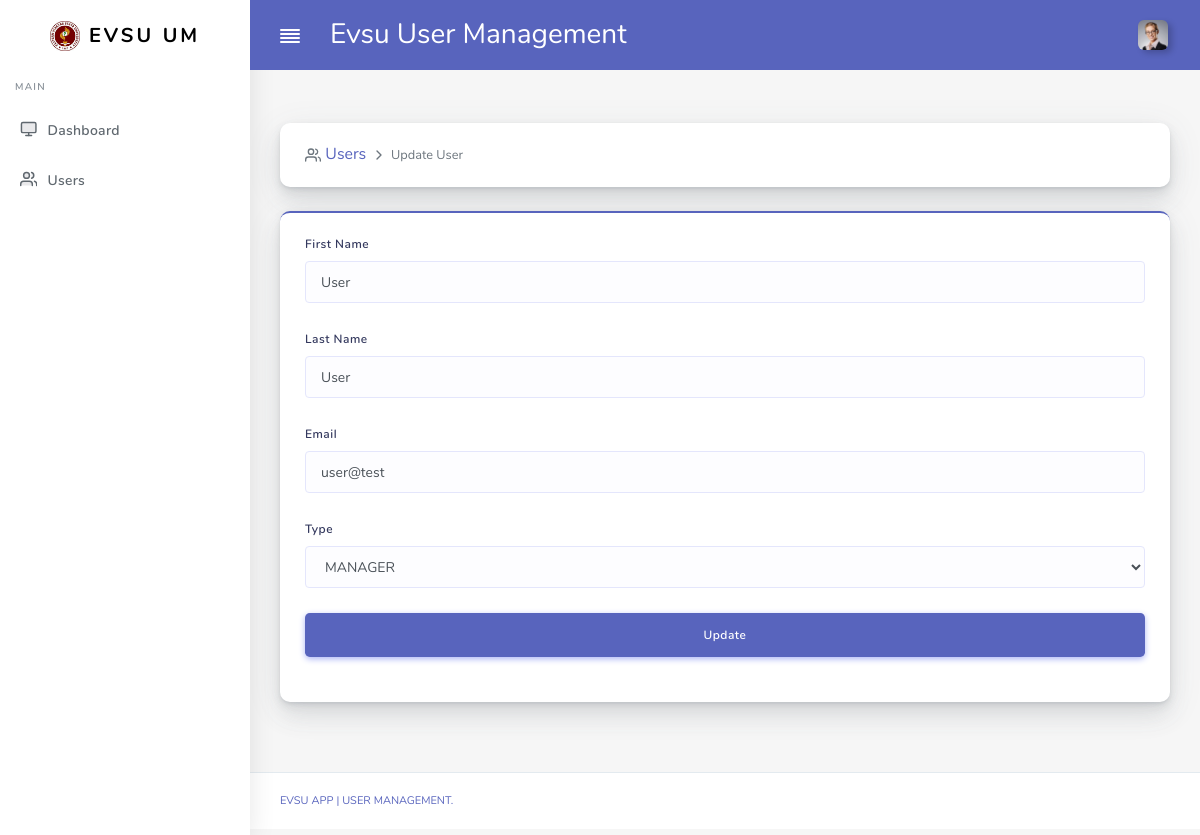
Screenshot of /update_user.php?id=11 (signed in) with the database file from the repository.
### tables this page shows
CREATE TABLE `users` (
  `id` int(11) NOT NULL,
  `firstname` varchar(50) NOT NULL,
  `lastname` varchar(50) NOT NULL,
  `email` varchar(50) NOT NULL,
  `password` varchar(50) NOT NULL,
  `type` varchar(20) NOT NULL
);

### models/User.php (called while the page is built, shortened)
<?php
class User
{
    public static function findByid(PDO $conn, int $id)
    {
        $sql = 'SELECT * FROM users WHERE id = :id';
        $statement = $conn->prepare($sql);
        $statement->execute([
            'id' => $id
        ]);
        return $statement->fetchObject(get_called_class());
    }
}

### update_user.php (the view, shortened to what this page needs)
<?php
require_once './header.php';
if (isset($_POST['user_btn_submit_update'])) {
    $request = new  UserRequest($_POST);
    User::update($connection, $request, $_POST['id']);
    redirect('users');
} else {
    $user = User::findByid($connection, $_GET['id']);
}
?>
<section class="section">
    <div class="section-body">
        <div class="row">
            <div class="col-12">
                <div class="card mb-0">
                    <div class="card-body">
                        <h6 class="m-0">
                            <i data-feather="users" data-width="16"></i> <a href="users.php">Users</a>
                            <i data-feather="chevron-right" data-width="16"></i> <small>Update User</small>
                        </h6>
                    </div>
                </div>
            </div>
        </div>
        <div class="row mt-4">
            <div class="col-12">
                <div class="card card-primary">
                    <div class="card-body">
                        <form method="POST" action="<?php echo $_SERVER['PHP_SELF']; ?>" class="needs-validation" novalidate>
                            <div class="form-group">
                                <label for="firstname">First Name</label>
                                <input id="firstname" type="text" value="<?php echo $user->firstname ?>" class="form-control" name="firstname" required autofocus>
                            </div>
                            <div class="form-group">
                                <label for="last_name">Last Name</label>
                                <input id="last_name" type="text" value="<?php echo $user->lastname ?>" class="form-control" name="lastname" required>
                            </div>
                            <div class="form-group">
                                <label for="email">Email</label>
                                <input id="email" type="email" value="<?php echo $user->email ?>" class="form-control" name="email" required>
                            </div>
                            <?php if (Auth::getRole() == User::ADMIN) { ?>
                                <div class="form-group">
                                    <label for="type">Type</label>
                                    <select class="form-control" name="type">
                                        <option <?php selected(User::MANAGER, $user->type); ?>>MANAGER</option>
                                    </select>
                                </div>
                            <?php } else { ?>
                                <input type="hidden" name="type" value="<?php echo User::CLIENT ?>">
                            <?php } ?>
                            <div class="form-group">
                                <button type="submit" class="btn btn-primary btn-lg btn-block" name="user_btn_submit_update">
                                    Update
                                </button>
                            </div>
                        </form>
                    </div>
                </div>
            </div>
        </div>
    </div>
</section>
<?php include './footer.php'; ?>

### rows the page displays
users: firstname "User", lastname "User", email "user@test", type "MANAGER"
